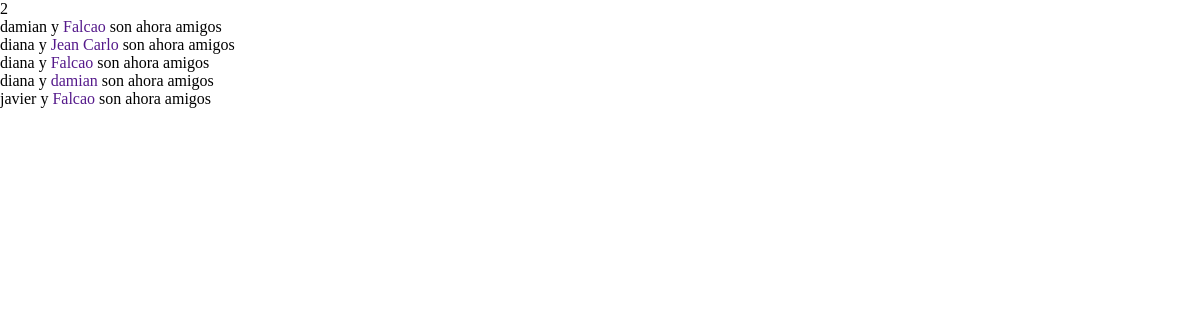
Screenshot of /sistema/newsfeed.php (signed in) with the database file from the repository.
### tables this page shows
CREATE TABLE IF NOT EXISTS `amigos` (
  `id` int(11) NOT NULL AUTO_INCREMENT,
  `usuario` int(11) NOT NULL,
  `amigos` int(11) NOT NULL,
  PRIMARY KEY (`id`)
);

CREATE TABLE IF NOT EXISTS `usuarios` (
  `id_usuario` int(11) NOT NULL AUTO_INCREMENT,
  `nombre` varchar(255) DEFAULT NULL,
  `apellido` varchar(255) DEFAULT NULL,
  `correo` varchar(255) NOT NULL,
  `sexo` varchar(255) DEFAULT NULL,
  `clave` varchar(255) DEFAULT NULL,
  `nivel` varchar(255) NOT NULL,
  `fotoperfil` varchar(255) NOT NULL,
  PRIMARY KEY (`id_usuario`)
);

### sistema/newsfeed.php (the view, shortened to what this page needs)
<?php
include ("../sistema/conexionamigos.php");
$consulta_amigos = "SELECT amigos FROM amigos WHERE usuario = '".$session."' ";
$querymisamigos = mysql_query($consulta_amigos) or die (" error en la consulta querymisamigos");
$rowmisamigos = mysql_num_rows($querymisamigos) or die ("error en la consulta rowmisamigos");
if($rowmisamigos > 0 )
{
	while ($filaamistad = mysql_fetch_array($querymisamigos) )
	{
		$amigos = $filaamistad['amigos'];
		if( isset($amigos[0]) )
		{
			 $consulta_noticia = "SELECT * FROM newsfeed WHERE usuario = '".$amigos."' AND usuario != '".$session."' ORDER BY id_news DESC ";
			 $query_noticia = mysql_query($consulta_noticia) or die ("error en la consulta query_noticia <br />");
			 $row_noticia = mysql_num_rows($query_noticia) or die (" tabla vacia o sino hay error en la consulta  row_noticia <br /> ");
			 if($row_noticia > 0)
			 {
			 	while ($fila_noticia = mysql_fetch_array($query_noticia) )
			 	{
			 		$evento = $fila_noticia['evento'] ;
					$codigoevento = $fila_noticia['codigoevento'];
					 if( isset($evento[0]) )
		             {
							  if($evento == "aceptado")
							  {
								 $consulta_nuevoamigo = " SELECT usuario , amigos
								                          FROM amigos
								                          WHERE id = '".$codigoevento."'
								                                                               ";
								 $queryminuevoamigo = mysql_query($consulta_nuevoamigo);
								 $rowsnuevoamigo = mysql_num_rows($queryminuevoamigo);
								 if($rowsnuevoamigo > 0 )
								 {
     								 	while($filanuevoamigo = mysql_fetch_array($queryminuevoamigo))
								 	  {
										 $consultanombreamigo = " SELECT nombre
									                          FROM usuarios
															  WHERE id_usuario = ".$filanuevoamigo['amigos']."  ";
										 $queryconsultanombreamigo = mysql_query($consultanombreamigo);
										 $fila = mysql_fetch_array($queryconsultanombreamigo);
										  $consultanombreusuario = " SELECT nombre
									                                FROM usuarios
															        WHERE id_usuario = ".$filanuevoamigo['usuario']. "  ";
										 $querynombreusuario = mysql_query($consultanombreusuario);
										 $filanombreusuario = mysql_fetch_array($querynombreusuario);
								           echo " <a style='text-decoration:none;   href=''>";
								           echo $filanombreusuario['nombre']." </a> y ";
								           echo " <a style='text-decoration:none; 'href=''>".$fila['nombre']." </a> <span>son ahora amigos</span> <br /> ";
								 	  }
							  }
						}
					}
				 }
			 }
		}
	  }
	}
?>

### css/ventanamodal.css (style rules this page uses)
* { margin: 0; padding: 0; }

### rows the page displays
amigos: usuarios.nombre "damian", usuarios.nombre "Falcao"
amigos: usuarios.nombre "diana", usuarios.nombre "Jean Carlo"
amigos: usuarios.nombre "diana", usuarios.nombre "Falcao"
amigos: usuarios.nombre "diana", usuarios.nombre "damian"
amigos: usuarios.nombre "javier", usuarios.nombre "Falcao"
